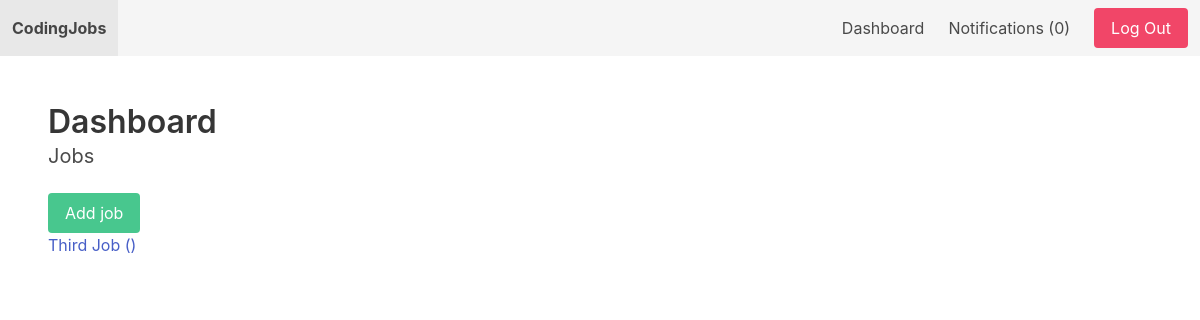
Before: /dashboard/ (signed in) with the older database file.
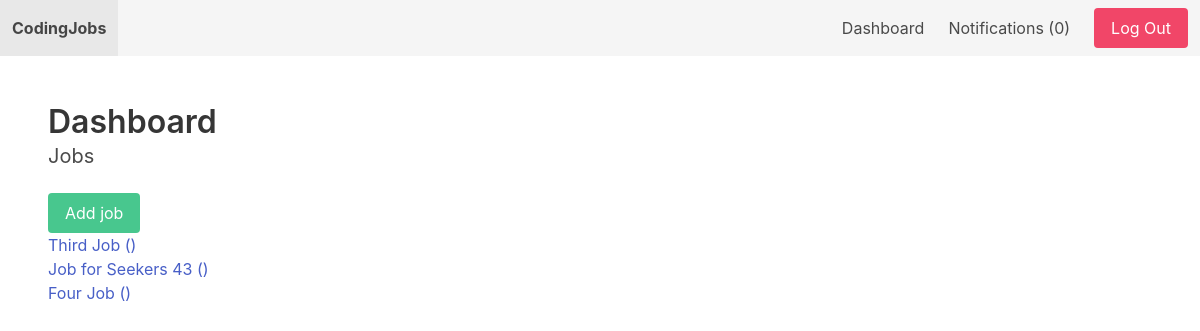
After: the same page with the newer database file.
### job/models.py (models this page shows, shortened)
class Job(models.Model):
    title = models.CharField(max_length=255)
    short_description = models.TextField()
    long_description = models.TextField(blank=True, null=True)
    created_by = models.ForeignKey(User, related_name='jobs', on_delete=models.CASCADE)
    created_at = models.DateTimeField(auto_now_add=True)
    changed_at = models.DateTimeField(auto_now=True)

### userprofile/views.py (the view)
# urls.py: path('dashboard/', views.dashboard, name="dashboard"),
@login_required
def dashboard(request):
    return render(request, 'userprofile/dashboard.html', {'userprofile':request.user.userprofile})

### notification/context_processors.py (called while the page is built)
def notifications(request):
    if request.user.is_authenticated:
        return {'notifications': request.user.notifications.filter(is_read=False)}
    else:
        return {'notifications': []}

### userprofile/templates/userprofile/dashboard.html (shortened to what this page needs)
{% extends 'core/base.html' %}
{% block content %}
    <h1 class="title">Dashboard</h1>
    {% if userprofile.is_employer %}
        <h2 class="subtitle">Jobs</h2>
        <a href="{% url 'add_job' %}" class="button is-success">Add job</a>
        {% for job in request.user.jobs.all %}
            <div class="job">
                <a href="{% url 'view_dashboard_job' job.id %}">{{ job.title }} ({{ job.get_status_display }})</a>
            </div>
        {% empty %}
            <p>You don't have any jobs yet...</p>
        {% endfor %}
    {% endif %}
{% endblock %}

### core/templates/core/base.html (shortened to what this page needs)
<!DOCTYPE html>
<html lang="en">
<head>
    <link rel="stylesheet" href="https://cdn.jsdelivr.net/npm/bulma@0.9.0/css/bulma.min.css">
</head>
<body>
    <nav class="navbar is-light">
        <div class="navbar-brand">
            <a href="{% url 'frontpage' %}" class="navbar-item">
                <strong>CodingJobs</strong>
            </a>
        </div>
        <div class="navbar-menu">
            <div class="navbar-end">
                {% if request.user.is_authenticated %}
                    <a href="{% url 'dashboard' %}" class="navbar-item">Dashboard</a>
                    <a href="{% url 'notifications' %}" class="navbar-item">Notifications ({{ notifications.count }})</a>
                {% endif %}
                <div class="navbar-item">
                    <div class="buttons">
                        {% if request.user.is_authenticated %}
                            <a href="{% url 'logout' %}" class="button is-danger">Log Out</a>
                        {% endif %}
                    </div>
                </div>
            </div>
        </div>
    </nav>
    <section class="section">
        {% block content %}
        {% endblock %}
    </section>
</body>
</html>

Changed rows visible on the page:
added Job: title "Job for Seekers 43"
added Job: title "Four Job"
